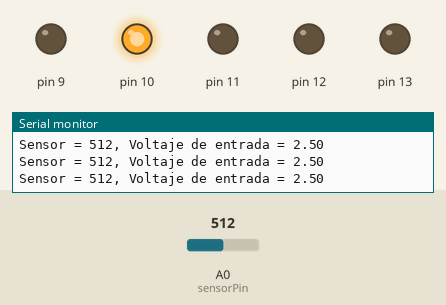
Bench run of a sketch on a simulated Arduino Uno, built with avr-gcc and run on an emulated ATmega328P. Parts: output pins drawn as LEDs (lit = HIGH), the last lines printed to the serial monitor. The inputs (shaded band) are chosen by the test bench; at power-on: A0 (sensorPin) = 512.

Above: at 1.2 s.
1.3 s: A0 (sensorPin) set to 600
2.8 s: A0 (sensorPin) set to 631
At 3.7 s:
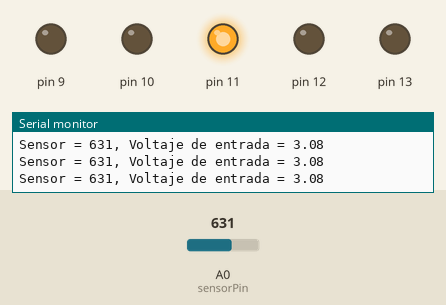
4.3 s: A0 (sensorPin) set to 811
7.3 s: A0 (sensorPin) set to 829
At 8.1 s:
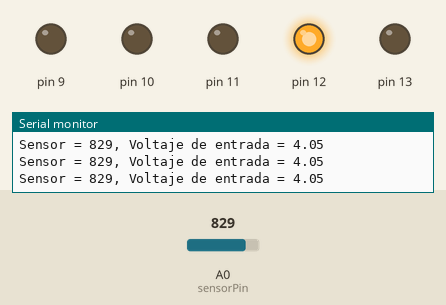
8.8 s: A0 (sensorPin) set to 1005
10.3 s: A0 (sensorPin) set to 1023
At 10.6 s:
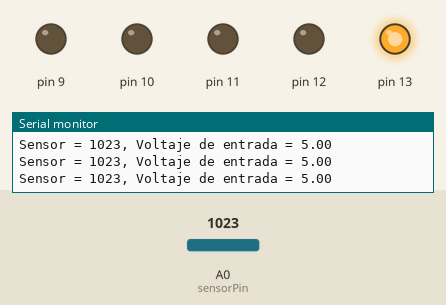
Timing chart, 0 to 12.8 s (numbered marks = the images above; inputs shaded):
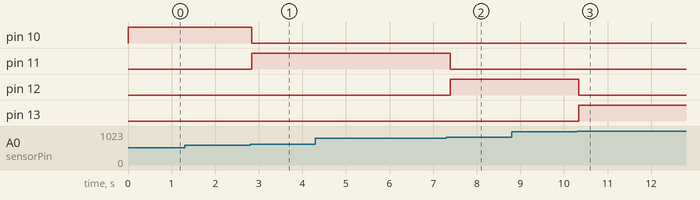

Measured:
- the behaviour switches between 613 and 614 on A0 (sensorPin) (found by bisection; images 0 and 1)
- the behaviour switches between 818 and 819 on A0 (sensorPin) (found by bisection; images 1 and 2)
- the behaviour switches between 1022 and 1023 on A0 (sensorPin) (found by bisection; images 2 and 3)
- after the input at 2.8 s, pin 10: HIGH → LOW at once; pin 11: LOW → HIGH at once
- after the input at 7.3 s, pin 11: HIGH → LOW after 0.10 s; pin 12: LOW → HIGH after 0.10 s
- after the input at 10.3 s, pin 12: HIGH → LOW at once; pin 13: LOW → HIGH at once

The sketch:

ADC.ino
```cpp
int sensorPin = A0;  // Pin del sensor analógico
int sensorValue = 0;  // Variable para almacenar el valor del sensor
float Vin = 0;  // Variable para almacenar el voltaje calculado
float Vmax = 5;  // Voltaje máximo (4.8V en este caso)

void setup() {
  // Inicializar pines del 9 al 13 como salidas para los LEDs
  for (int x = 9; x <= 13; x++) {
    pinMode(x, OUTPUT);
  }

  Serial.begin(9600);  // Inicializar comunicación serial a 9600 bps
}

void loop() {
  // Leer el valor del sensor
  sensorValue = analogRead(sensorPin);

  // Calcular el voltaje de entrada en base al valor del sensor y la referencia máxima
  Vin = (sensorValue * Vmax) / 1023.0;

  // Mostrar el valor del sensor y el voltaje en el puerto serie
  Serial.print("Sensor = ");
  Serial.print(sensorValue);
  Serial.print(", Voltaje de entrada = ");
  Serial.println(Vin, 2);  // Muestra el voltaje con 2 decimales

  // Encender los LEDs según el nivel de voltaje medido
  for (int x = 9; x <= 13; x++) {
    if (Vin >= Vmax * (x - 8) / 5 && Vin < Vmax * (x - 7) / 5) {
        digitalWrite(x, HIGH);  // Enciende el LED correspondiente al rango de voltaje
    } else {
        digitalWrite(x, LOW);   // Apaga el LED
    }
}

  delay(100);  // Esperar 1 segundo antes de realizar la próxima lectura
}
```
